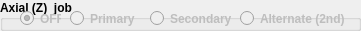
  <widget class="QGroupBox" name="groupBox_2">
   <property name="geometry">
    <rect>
     <x>20</x>
     <y>242</y>
     <width>361</width>
     <height>31</height>
    </rect>
   </property>
   <property name="font">
    <font>
     <weight>75</weight>
     <bold>true</bold>
    </font>
   </property>
   <property name="title">
    <string>Axial (Z)  job</string>
   </property>
   <widget class="QRadioButton" name="z_job_off_radio">
    <property name="enabled">
     <bool>false</bool>
    </property>
    <property name="geometry">
     <rect>
      <x>20</x>
      <y>10</y>
      <width>41</width>
      <height>17</height>
     </rect>
    </property>
    <property name="text">
     <string>OFF</string>
    </property>
    <property name="checked">
     <bool>true</bool>
    </property>
    <property name="autoExclusive">
     <bool>true</bool>
    </property>
   </widget>
   <widget class="QRadioButton" name="z_job_prim_radio">
    <property name="enabled">
     <bool>false</bool>
    </property>
    <property name="geometry">
     <rect>
      <x>70</x>
      <y>10</y>
      <width>71</width>
      <height>17</height>
     </rect>
    </property>
    <property name="text">
     <string>Primary</string>
    </property>
   </widget>
   <widget class="QRadioButton" name="z_job_sec_radio">
    <property name="enabled">
     <bool>false</bool>
    </property>
    <property name="geometry">
     <rect>
      <x>150</x>
      <y>10</y>
      <width>81</width>
      <height>17</height>
     </rect>
    </property>
    <property name="text">
     <string>Secondary</string>
    </property>
   </widget>
   <widget class="QRadioButton" name="z_job_alt_radio">
    <property name="enabled">
     <bool>false</bool>
    </property>
    <property name="geometry">
     <rect>
      <x>240</x>
      <y>10</y>
      <width>111</width>
      <height>17</height>
     </rect>
    </property>
    <property name="text">
     <string>Alternate (2nd)</string>
    </property>
   </widget>
  </widget>
